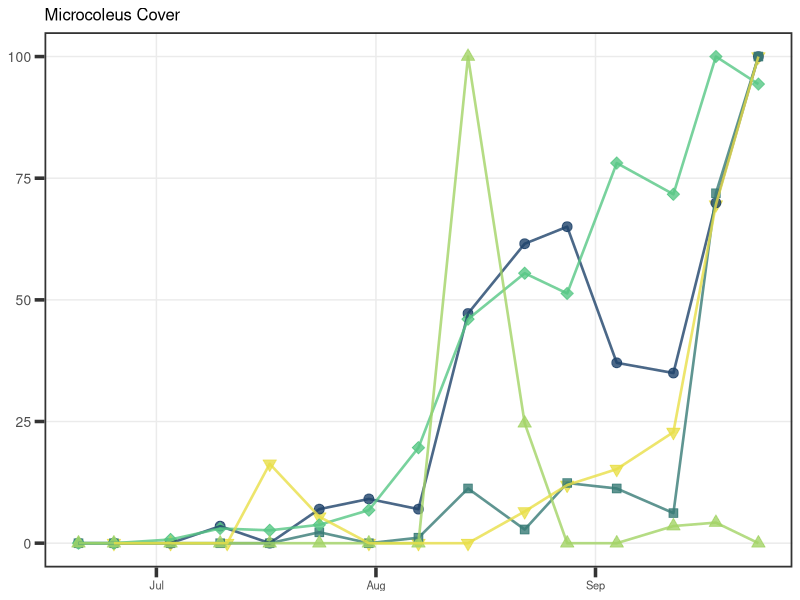
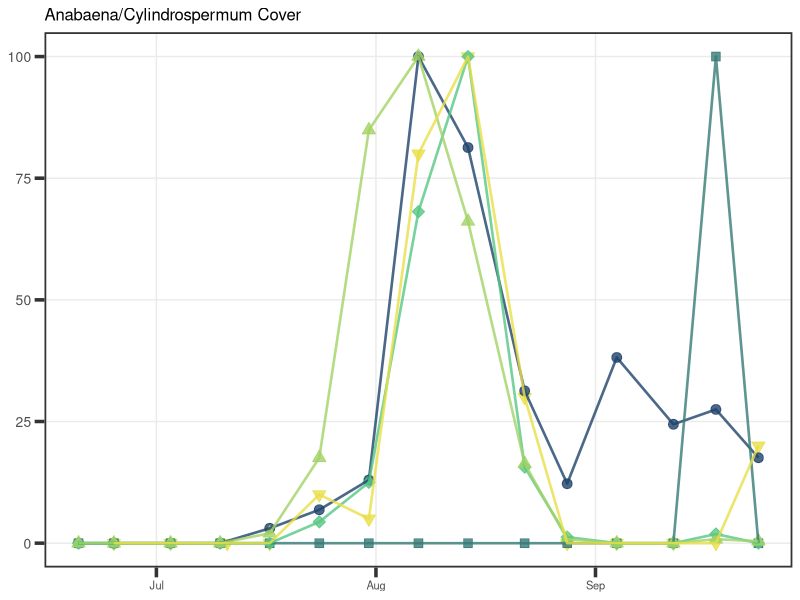
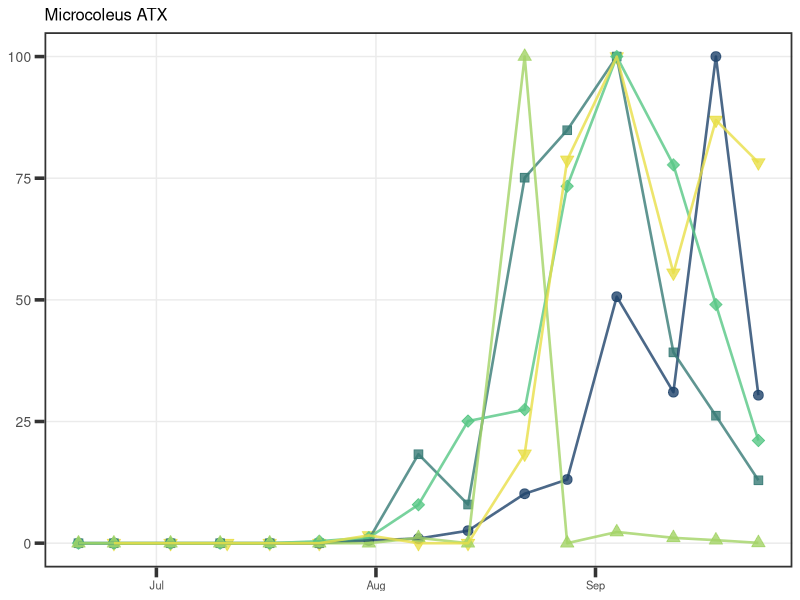
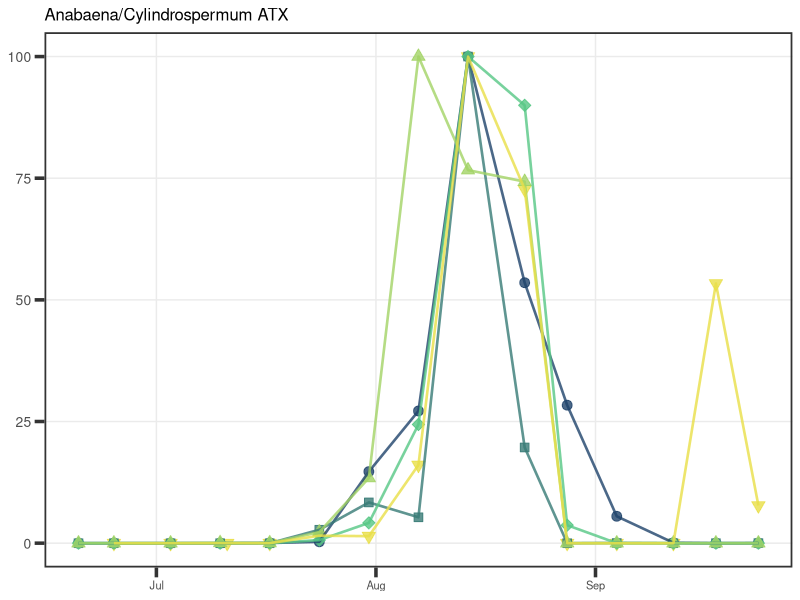
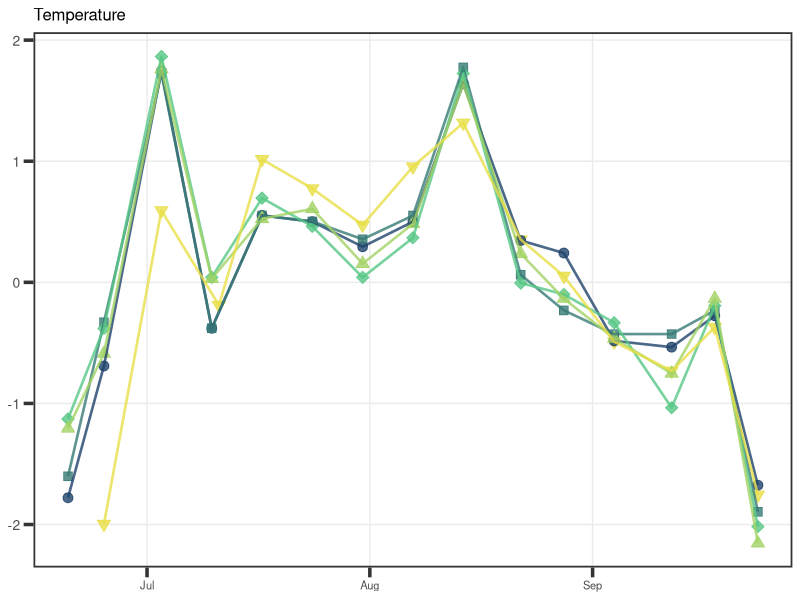
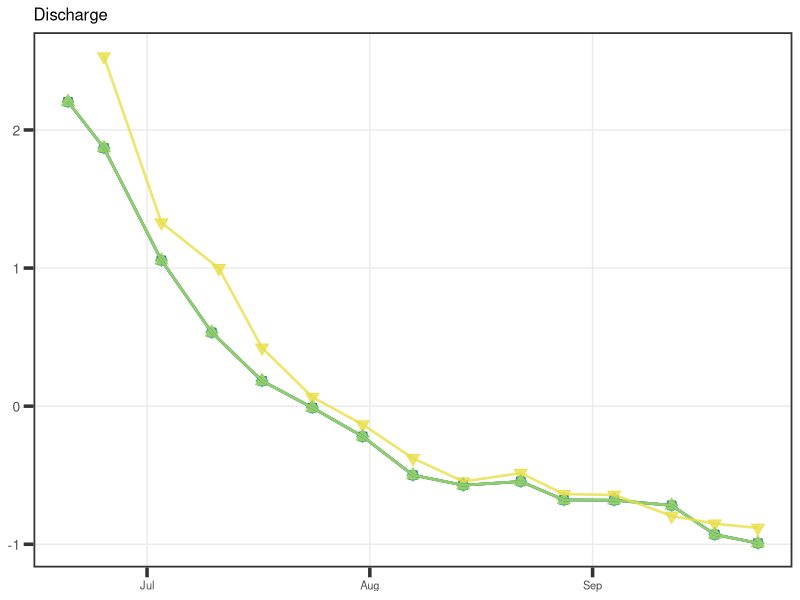
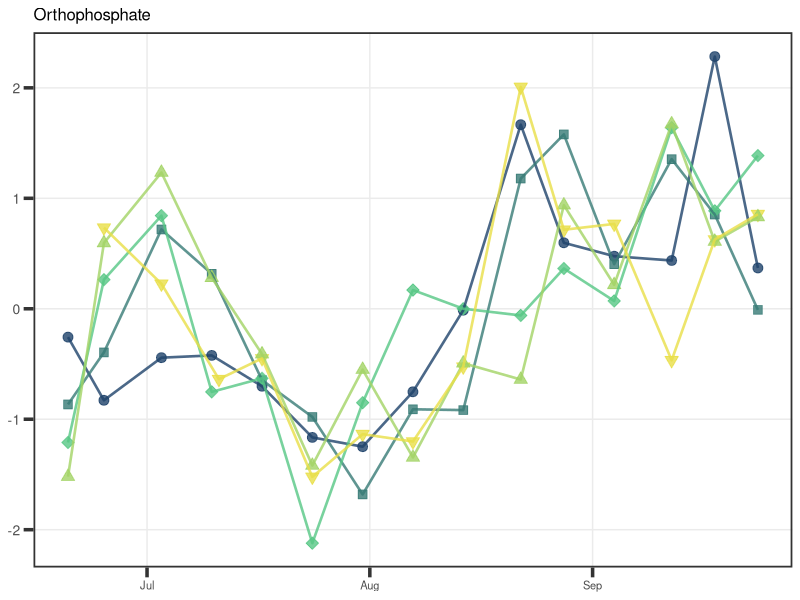
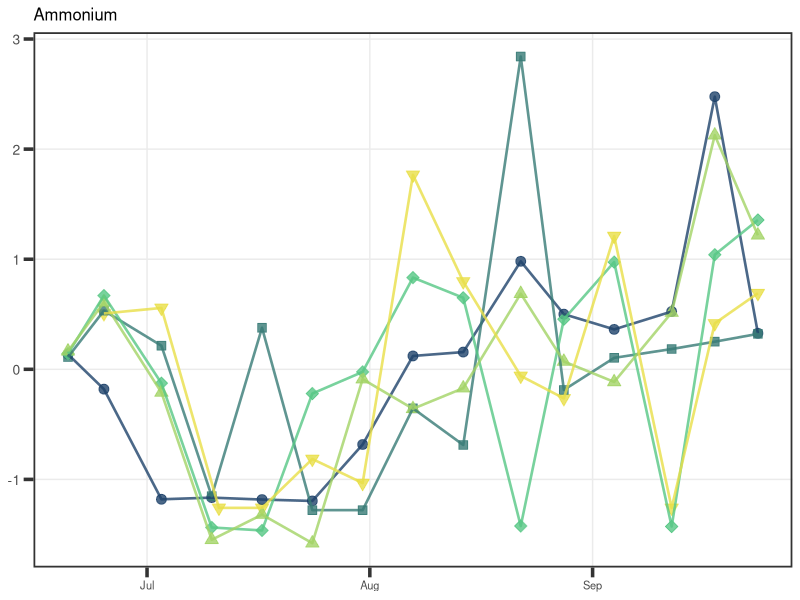

Here is the R script that generated these plots, in order: (Note: this script raises an error after producing the figures.)
#### predictive modeling covariate exploration
### Jordan Zabrecky
## last edited: 08.07.2025

# This code explores response variables covariates that may be used in 
# predictive models

#### (1) Loading libraries & data ####

# loading libraries
lapply(c("tidyverse"), require, character.only = T)

# loading in normalized/standardized data
norm_data <- read.csv("./data/predictive_models/inputs.csv") %>% 
  mutate(field_date = ymd(field_date))

# loading in raw data
raw_data <- read.csv("./data/field_and_lab/sfkeel23_combined.csv") %>%
  mutate(field_date = ymd(field_date))

#### (2) Plotting response variables ####

# palette for plots
palette <- c("#1E426B","#377B76", "#57C785", "#A2D366", "#E8DE48")

# set theme
theme_set(theme_bw() + theme(panel.grid.minor = element_blank(),
                             panel.border = element_rect(linewidth = 1.2), axis.ticks = element_line(linewidth = 1.2),
                             text = element_text(size = 10), axis.ticks.length=unit(.25, "cm"),
                             axis.text.y = element_text(size = 10)))

# plotting function

# normalized Microcoleus cover (quadrat metric)
norm_Micro <- ggplot(data = norm_data, aes(x = field_date, y = resp_M_cover_norm)) +
  geom_point(aes(color = site_reach, shape = site_reach, fill = site_reach), 
             size = 3, alpha = 0.8) +
  geom_line(aes(color = site_reach), alpha = 0.8, linewidth = 0.9) +
  scale_shape_manual(values = c(21, 22, 23, 24, 25)) +
  scale_fill_manual(values = palette) +
  scale_color_manual(values = palette) + 
  xlab(NULL) +
  ylab(NULL) +
  ggtitle("Microcoleus Cover") +
  theme(legend.position = "none")
norm_Micro

# normalized Anabaena/Cylindrospermum cover (quadrat metric)
norm_AnaCyl <- ggplot(data = norm_data, aes(x = field_date, y = resp_AC_cover_norm)) +
  geom_point(aes(color = site_reach, shape = site_reach, fill = site_reach), 
             size = 3, alpha = 0.8) +
  geom_line(aes(color = site_reach), alpha = 0.8, linewidth = 0.9) +
  scale_shape_manual(values = c(21, 22, 23, 24, 25)) +
  scale_fill_manual(values = palette) +
  scale_color_manual(values = palette) + 
  xlab(NULL) +
  ylab(NULL) +
  ggtitle("Anabaena/Cylindrospermum Cover") +
  theme(legend.position = "none")
norm_AnaCyl
# may want to consider throwing out site 2 since mostly Anabaena
# accumulated on the banks at this site and the one time it appeared in
# quadrat was Cylindrospermum in upstream transect (shallow pool)

# normalized Microcoleus anatoxin concentrations
norm_Micro_atx <- ggplot(data = norm_data, aes(x = field_date, y = resp_M_atx_norm)) +
  geom_point(aes(color = site_reach, shape = site_reach, fill = site_reach), 
             size = 3, alpha = 0.8) +
  geom_line(aes(color = site_reach), alpha = 0.8, linewidth = 0.9) +
  scale_shape_manual(values = c(21, 22, 23, 24, 25)) +
  scale_fill_manual(values = palette) +
  scale_color_manual(values = palette) + 
  xlab(NULL) +
  ylab(NULL) +
  ggtitle("Microcoleus ATX") +
  theme(legend.position = "none")
norm_Micro_atx
# want to consider if we want to have a statement where no anatoxins
# are predicted if there is no presence 
# (i.e. proportion of transects present == 0)

# normalized Anabaena/Cylindrospermum anatoxin concentrations
norm_AnaCyl_atx <- ggplot(data = norm_data, aes(x = field_date, y = resp_AC_atx_norm)) +
  geom_point(aes(color = site_reach, shape = site_reach, fill = site_reach), 
             size = 3, alpha = 0.8) +
  geom_line(aes(color = site_reach), alpha = 0.8, linewidth = 0.9) +
  scale_shape_manual(values = c(21, 22, 23, 24, 25)) +
  scale_fill_manual(values = palette) +
  scale_color_manual(values = palette) + 
  xlab(NULL) +
  ylab(NULL) +
  ggtitle("Anabaena/Cylindrospermum ATX") +
  theme(legend.position = "none")
norm_AnaCyl_atx

#### (3) Plotting covariates ####

## Physical covariates

# temperature
temperature <- ggplot(data = norm_data, aes(x = field_date, y = temp_C)) +
  geom_point(aes(color = site_reach, shape = site_reach, fill = site_reach), 
             size = 3, alpha = 0.8) +
  geom_line(aes(color = site_reach), alpha = 0.8, linewidth = 0.9) +
  scale_shape_manual(values = c(21, 22, 23, 24, 25)) +
  scale_fill_manual(values = palette) +
  scale_color_manual(values = palette) + 
  xlab(NULL) +
  ylab(NULL) +
  ggtitle("Temperature") +
  theme(legend.position = "none")
temperature

# discharge
discharge <- ggplot(data = norm_data, aes(x = field_date, y = discharge_m3_s)) +
  geom_point(aes(color = site_reach, shape = site_reach, fill = site_reach), 
             size = 3, alpha = 0.8) +
  geom_line(aes(color = site_reach), alpha = 0.8, linewidth = 0.9) +
  scale_shape_manual(values = c(21, 22, 23, 24, 25)) +
  scale_fill_manual(values = palette) +
  scale_color_manual(values = palette) + 
  xlab(NULL) +
  ylab(NULL) +
  ggtitle("Discharge") +
  theme(legend.position = "none")
discharge

## Water Quality covariates

# phosphate
phosphate <- ggplot(data = norm_data, aes(x = field_date, y = oPhos_ug_P_L)) +
  geom_point(aes(color = site_reach, shape = site_reach, fill = site_reach), 
             size = 3, alpha = 0.8) +
  geom_line(aes(color = site_reach), alpha = 0.8, linewidth = 0.9) +
  scale_shape_manual(values = c(21, 22, 23, 24, 25)) +
  scale_fill_manual(values = palette) +
  scale_color_manual(values = palette) + 
  xlab(NULL) +
  ylab(NULL) +
  ggtitle("Orthophosphate") +
  theme(legend.position = "none")
phosphate

# ammonium
ammonium <- ggplot(data = norm_data, aes(x = field_date, y = ammonium_mg_N_L)) +
  geom_point(aes(color = site_reach, shape = site_reach, fill = site_reach), 
             size = 3, alpha = 0.8) +
  geom_line(aes(color = site_reach), alpha = 0.8, linewidth = 0.9) +
  scale_shape_manual(values = c(21, 22, 23, 24, 25)) +
  scale_fill_manual(values = palette) +
  scale_color_manual(values = palette) + 
  xlab(NULL) +
  ylab(NULL) +
  ggtitle("Ammonium") +
  theme(legend.position = "none")
ammonium

# nitrate
nitrate <- ggplot(data = norm_data, aes(x = field_date, y = nitrate_mg_N_L)) +
  geom_point(aes(color = site_reach, shape = site_reach, fill = site_reach), 
             size = 3, alpha = 0.8) +
  geom_line(aes(color = site_reach), alpha = 0.8, linewidth = 0.9) +
  scale_shape_manual(values = c(21, 22, 23, 24, 25)) +
  scale_fill_manual(values = palette) +
  scale_color_manual(values = palette) + 
  xlab(NULL) +
  ylab(NULL) +
  ggtitle("Nitrate") +
  theme(legend.position = "none")
nitrate
# outlier for SFE-M-3 at end of July

# dissolved inorganic nitrogen (DIN; amm + nitrate)
DIN <- ggplot(data = norm_data, aes(x = field_date, y = DIN_mg_N_L)) +
  geom_point(aes(color = site_reach, shape = site_reach, fill = site_reach), 
             size = 3, alpha = 0.8) +
  geom_line(aes(color = site_reach), alpha = 0.8, linewidth = 0.9) +
  scale_shape_manual(values = c(21, 22, 23, 24, 25)) +
  scale_fill_manual(values = palette) +
  scale_color_manual(values = palette) + 
  xlab(NULL) +
  ylab(NULL) +
  ggtitle("Dissolved Inorganic Nitrogen (DIN)") +
  theme(legend.position = "none")
DIN

# conductivity
conductivity <- ggplot(data = norm_data, aes(x = field_date, y = cond_uS_cm)) +
  geom_point(aes(color = site_reach, shape = site_reach, fill = site_reach), 
             size = 3, alpha = 0.8) +
  geom_line(aes(color = site_reach), alpha = 0.8, linewidth = 0.9) +
  scale_shape_manual(values = c(21, 22, 23, 24, 25)) +
  scale_fill_manual(values = palette) +
  scale_color_manual(values = palette) + 
  xlab(NULL) +
  ylab(NULL) +
  ggtitle("Conductivity") +
  theme(legend.position = "none")
conductivity

# total dissolved carbon (TDC)
TDC <- ggplot(data = norm_data, aes(x = field_date, y = TDC_mg_L)) +
  geom_point(aes(color = site_reach, shape = site_reach, fill = site_reach), 
             size = 3, alpha = 0.8) +
  geom_line(aes(color = site_reach), alpha = 0.8, linewidth = 0.9) +
  scale_shape_manual(values = c(21, 22, 23, 24, 25)) +
  scale_fill_manual(values = palette) +
  scale_color_manual(values = palette) + 
  xlab(NULL) +
  ylab(NULL) +
  ggtitle("Total Dissolved Carbon (TDC)") +
  theme(legend.position = "none")
TDC
# very variable? likely will not use this data

# dissolved organic carbon (DOC)
DOC <- ggplot(data = norm_data, aes(x = field_date, y = TDC_mg_L)) +
  geom_point(aes(color = site_reach, shape = site_reach, fill = site_reach), 
             size = 3, alpha = 0.8) +
  geom_line(aes(color = site_reach), alpha = 0.8, linewidth = 0.9) +
  scale_shape_manual(values = c(21, 22, 23, 24, 25)) +
  scale_fill_manual(values = palette) +
  scale_color_manual(values = palette) + 
  xlab(NULL) +
  ylab(NULL) +
  ggtitle("Dissolved Organic Carbon (DOC)") +
  theme(legend.position = "none")
DOC
# decrease at end of season; likely will not use this data though

## Biological covariates

# GPP
TDC <- ggplot(data = norm_data, aes(x = field_date, y = TDC_mg_L)) +
  geom_point(aes(color = site_reach, shape = site_reach, fill = site_reach), 
             size = 3, alpha = 0.8) +
  geom_line(aes(color = site_reach), alpha = 0.8, linewidth = 0.9) +
  scale_shape_manual(values = c(21, 22, 23, 24, 25)) +
  scale_fill_manual(values = palette) +
  scale_color_manual(values = palette) + 
  xlab(NULL) +
  ylab(NULL) +
  ggtitle("Total Dissolved Carbon (TDC)") +
  theme(legend.position = "none")
TDC
# very variable? likely will not use this data

# dissolved organic carbon (DOC)
GPP <- ggplot(data = norm_data, aes(x = field_date, y = GPP_median_tofourdaysprior)) +
  geom_point(aes(color = site_reach, shape = site_reach, fill = site_reach), 
             size = 3, alpha = 0.8) +
  geom_line(aes(color = site_reach), alpha = 0.8, linewidth = 0.9) +
  scale_shape_manual(values = c(21, 22, 23, 24, 25)) +
  scale_fill_manual(values = palette) +
  scale_color_manual(values = palette) + 
  xlab(NULL) +
  ylab(NULL) +
  ggtitle("Gross Primary Productivity (GPP)") +
  theme(legend.position = "none")
GPP

# Microcoleus cover
micro_cover <- ggplot(data = norm_data, aes(x = field_date, y = microcoleus)) +
  geom_point(aes(color = site_reach, shape = site_reach, fill = site_reach), 
             size = 3, alpha = 0.8) +
  geom_line(aes(color = site_reach), alpha = 0.8, linewidth = 0.9) +
  scale_shape_manual(values = c(21, 22, 23, 24, 25)) +
  scale_fill_manual(values = palette) +
  scale_color_manual(values = palette) + 
  xlab(NULL) +
  ylab(NULL) +
  ggtitle("Microcoleus Cover") +
  theme(legend.position = "none")
micro_cover

# Anabaena/Cylindrospermum cover
anacyl_cover <- ggplot(data = norm_data, aes(x = field_date, y = anabaena_cylindrospermum)) +
  geom_point(aes(color = site_reach, shape = site_reach, fill = site_reach), 
             size = 3, alpha = 0.8) +
  geom_line(aes(color = site_reach), alpha = 0.8, linewidth = 0.9) +
  scale_shape_manual(values = c(21, 22, 23, 24, 25)) +
  scale_fill_manual(values = palette) +
  scale_color_manual(values = palette) + 
  xlab(NULL) +
  ylab(NULL) +
  ggtitle("Anabaena/Cylindrospermum Cover") +
  theme(legend.position = "none")
anacyl_cover

# one with the legend
legend <- ggplot(data = norm_data, aes(x = field_date, y = anabaena_cylindrospermum)) +
  geom_point(aes(color = site_reach, shape = site_reach, fill = site_reach), 
             size = 3, alpha = 0.8) +
  geom_line(aes(color = site_reach), alpha = 0.8, linewidth = 0.9) +
  scale_shape_manual(labels = c("SFE-Lower-1S", "SFE-Lower-2", "SFE-Lower-3",
                       "SFE-Lower-4", "SFE-Upper-1S"), values = c(21, 22, 23, 24, 25)) +
  scale_fill_manual(labels = c("SFE-Lower-1S", "SFE-Lower-2", "SFE-Lower-3",
                      "SFE-Lower-4", "SFE-Upper-1S"), values = palette) +
  scale_color_manual(labels = c("SFE-Lower-1S", "SFE-Lower-2", "SFE-Lower-3",
                       "SFE-Lower-4", "SFE-Upper-1S"), values = palette) + 
  xlab(NULL) +
  ylab(NULL) +
  ggtitle("Anabaena/Cylindrospermum Cover") +
  theme(legend.position = "top")
legend

#### (4) Checking for covariance ####

# covariance matrix
cov(norm_data[,4:23] %>% na.omit())

## notes:
# none appear to be greater than 0.7 except nitrate w/ DIN 
# this is to be expected; we are just using DIN in place of nitrate
